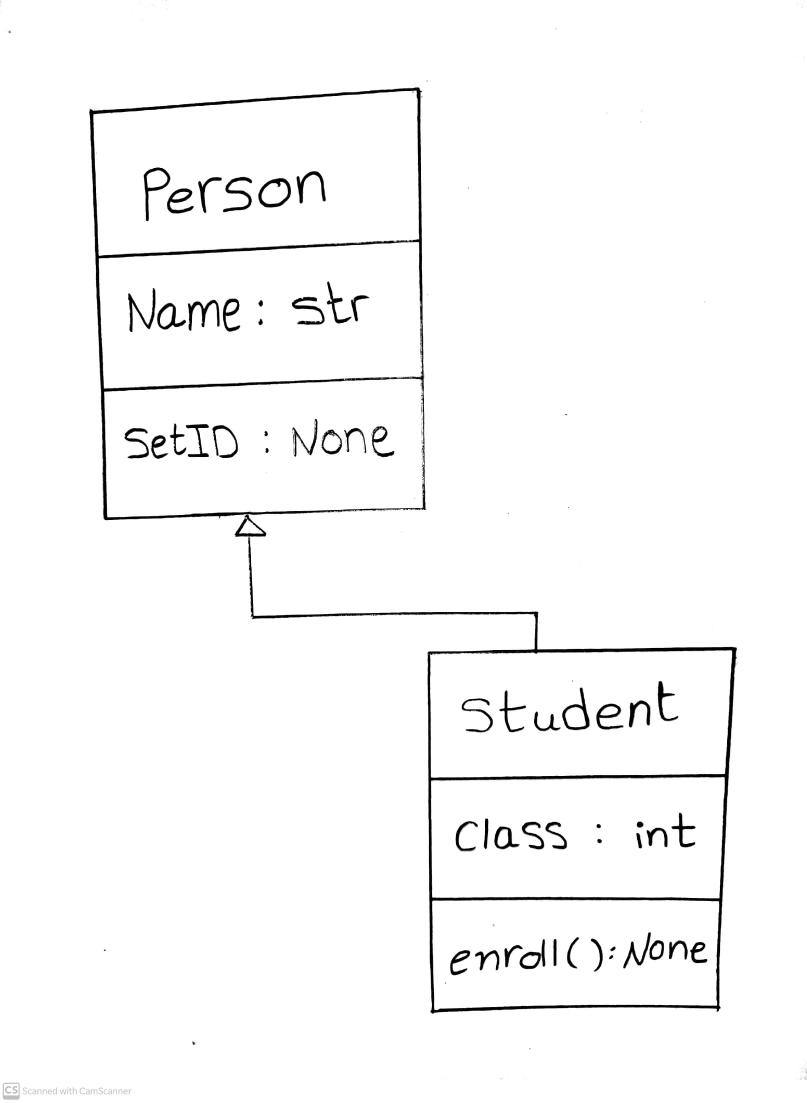
#> input picture test_images/CamScanner 06-19-2021 02.51_2.jpg, 2420 x 3307 px (shown at 1/3 size)
$ python -i OCR.py   (imports and definitions only)
#> lines starting #> are read from the running program, lines starting #| are printed output that depends on the picture
import cv2
import pytesseract
from collections import defaultdict
import numpy as np

#directory of tesseract executable file
pytesseract.pytesseract.tesseract_cmd = 'C:\\Program Files\\Tesseract-OCR\\tesseract.exe'

def computer_OCR(image):
    """OCR function to detect and extract words from a computerized image

    Parameters
    ----------
    image : str
            The image path

    Returns
    -------
    class_dictionary
        dict {str: list} the detected word and its associated coordinates

    """
    # read image, pre-processing
    img = cv2.imread(image)
#> img is the input picture: shape (3307, 2420, 3); min 0, max 255, mean 248.9
    Img_h, Img_w, _ = img.shape
#> Img_h = 3307; Img_w = 2420
    #print(Img_h, Img_w)
    if ((Img_h >= 1000) or (Img_w >= 1000)):
        img = cv2.resize(img, None, fx=0.5, fy=0.5, interpolation=cv2.INTER_CUBIC)
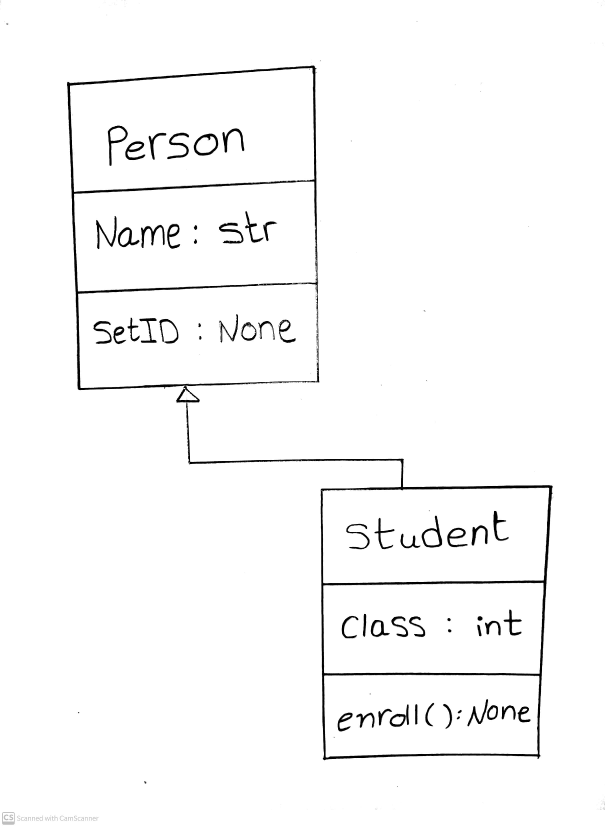
#> img: shape (1654, 1210, 3) (shown at 1/2 size); min 0, max 255, mean 248.9
    if (((Img_h < 1000) & (Img_h >= 550)) or ((Img_w < 1000) & (Img_w >= 550))):
        img = cv2.resize(img, None, fx=1.1, fy=1.1, interpolation=cv2.INTER_CUBIC)
        kernel1 = np.array([[-1, -1, -1], [-1, 9, -1], [-1, -1, -1]])
        img = cv2.filter2D(img, -1, kernel1)
    if ((Img_h < 550) & (Img_w < 550)):
        img = cv2.resize(img, None, fx=1.2, fy=1.2, interpolation=cv2.INTER_CUBIC)
    img = cv2.cvtColor(img, cv2.COLOR_BGR2GRAY)
#> img: shape (1654, 1210)
    kernel2 = np.ones((1, 1), np.uint8)
    img = cv2.erode(img, kernel2, iterations=1)
    img = cv2.dilate(img, kernel2, iterations=1)
    config = ('-l eng --oem 1 --psm 3')

    # detecting words with boundary box
#> (the run stopped early here; a loop or call above may not have finished)

$ run again, on test_images/doaa.png
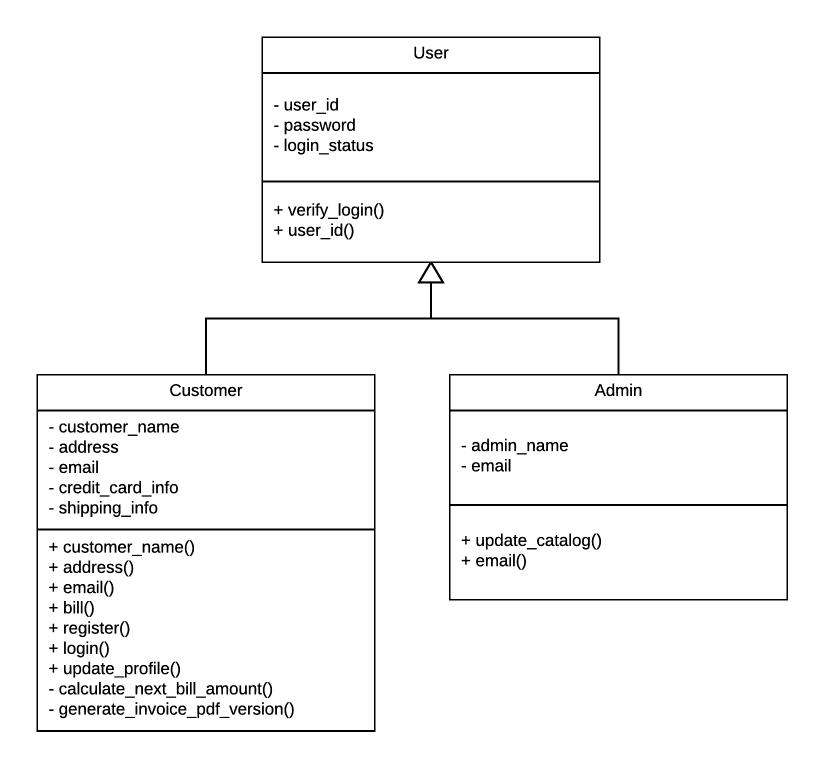
#> input picture test_images/doaa.png, 1650 x 1538 px (shown at 1/2 size)
#> in computer_OCR, img is the input picture: shape (1538, 1650, 3); min 0, max 255, mean 246.7
#> in computer_OCR, `img = cv2.resize(img, None, fx=0.5, fy=0.5, interpolation=cv2.INTER_CU..`:
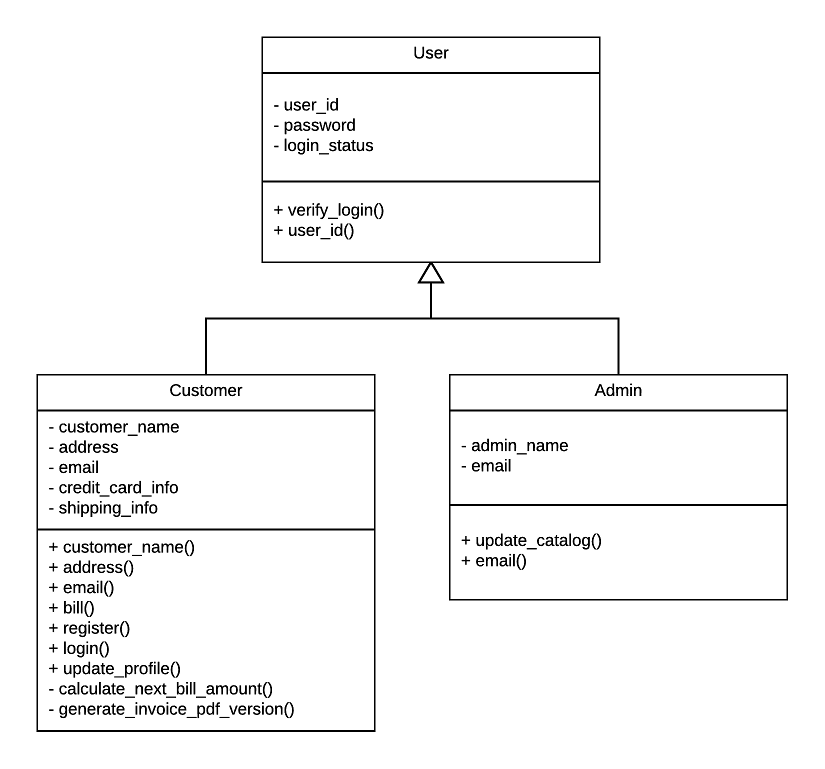
#> img: shape (769, 825, 3); min 0, max 255, mean 246.7

$ run again, on test_images/hand.jpeg
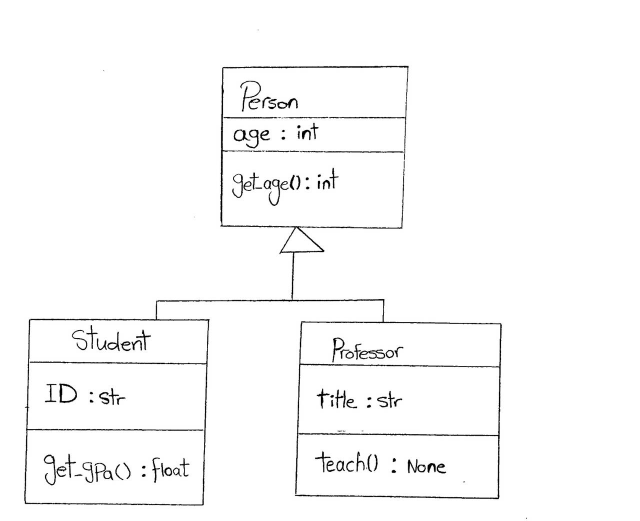
#> input picture test_images/hand.jpeg, 1280 x 1042 px (shown at 1/2 size)
#> in computer_OCR, img is the input picture: shape (1042, 1280, 3); min 0, max 255, mean 249.4
#> in computer_OCR, `img = cv2.resize(img, None, fx=0.5, fy=0.5, interpolation=cv2.INTER_CU..`:
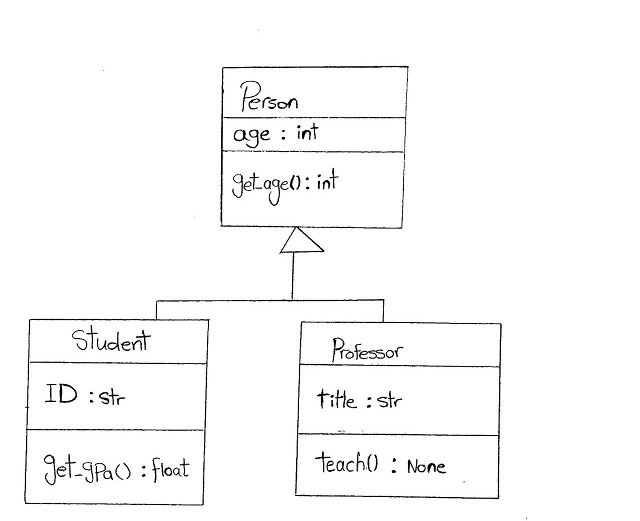
#> img: shape (521, 640, 3); min 0, max 255, mean 249.4
